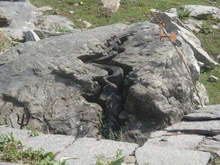
%> input picture Assignment1/src/Image2/25.jpg, 220 x 165 px, shrunk from 3264 x 2448 before the run
$ octave Problem1bit24img2b.m   (GNU Octave 9; MATLAB toolbox functions it lacks are replaced by stand-ins)
%> lines starting %> are read from the running program, lines starting %| are printed output that depends on the picture
I = imread('25.JPG');
%> I is the input picture: size 165x220x3 uint8; mean R, G, B 138.6, 138.6, 129.2
[row,column,dim]=size(I);
%> row = 165; column = 220; dim = 3
I=double(I);
%> I: size 165x220x3 double
I24=zeros(row,column,1);
I24(:,:,1)=I(:,:,1)*2^16+I(:,:,2)*2^8+I(:,:,3);
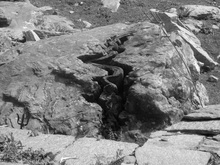
%> I24: size 165x220 double; min 1185301, max 16777204, mean 9121419.5; drawn with min black and max white
[Ur,Sr,Vr]=svd(I24);
error=zeros(min(row,column),1);
% [8 lines of commented-out code are left out]
MaxBit=min(row,column);
%> MaxBit = 165
for k=MaxBit-25:MaxBit

    Imr=Ur(:,k:MaxBit)*Sr(k:MaxBit,k:MaxBit)*Vr(:,k:MaxBit)';
    Im=zeros(row,column,3);
    %Imb=Ub(:,k:MaxBit)*Sb(k:MaxBit,k:MaxBit)*Vb(:,k:MaxBit)';
    %Img=Ug(:,k:MaxBit)*Sg(k:MaxBit,k:MaxBit)*Vg(:,k:MaxBit)';
    ImB=rem(Imr,2^8);
    ImG=rem(Imr./(2^8),2^8);
    ImR=Imr./(2^16);

    Im(:,:,1)=ImR;
    Im(:,:,2)=ImG;
    Im(:,:,3)=ImB;
    h=uint8(Im);
    imwrite(h,strcat(num2str(k),'image.jpg'))
    err=I-Im;
    imwrite(err,strcat(num2str(k),'err.jpg'));
    for i=1:row
        for j=1:column
            for t=1:3
                error(k)=error(k)+err(i,j,t)^2;
            end
        end
    end
    error(k)=sqrt(error(k)/(row*column*3));
end
%> this loop made 26 passes
%> pass 1, `h=uint8(Im);`:
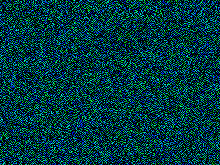
%> h: size 165x220x3 uint8; mean R, G, B 0.5, 55.9, 63.4
%> pass 1, `err=I-Im;`:
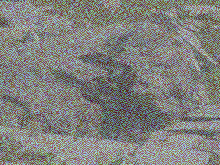
%> err: size 165x220x3 double; mean R, G, B 138.6, 139.4, 130; drawn with min black and max white
%> pass 1, `imwrite(err,strcat(num2str(k),'err.jpg'));`:
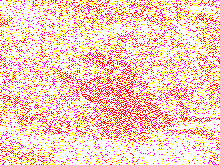
%> saved as 140err.jpg: size 165x220x3 uint8; mean R, G, B 255, 206.6, 193
%> pass 2, `h=uint8(Im);`:
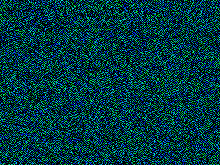
%> h: size 165x220x3 uint8; mean R, G, B 0.4, 55.8, 63.8
%> after the loop:
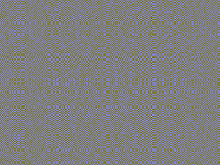
%> Im: size 165x220x3 double; mean R, G, B 0, 0, 0; drawn with min black and max white
%> after the loop, error = 165 values, max 184.5 at index 141, min 0 at index 1, mean 28.21
%imshow(uint8(Im));
%plot(1:MaxBit,error(MaxBit:-1:1));
plot(1:25,error(MaxBit-24:MaxBit));
xlabel('number of singular values');
ylabel('Error');
title('24-bit: Error for Bottom Singular Values');
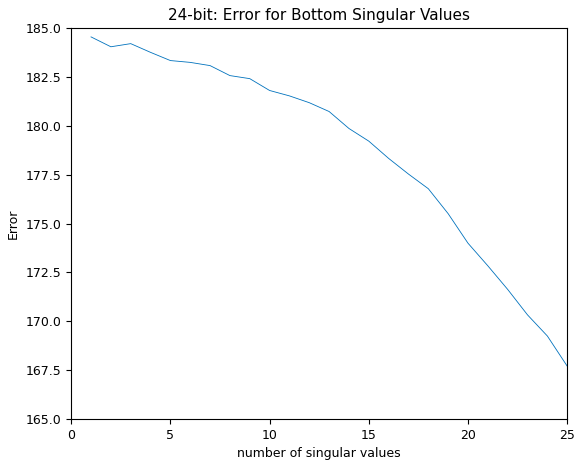
%> figure redrawn from the program's plot data; curve peaks at x = 1, y = 184.5
